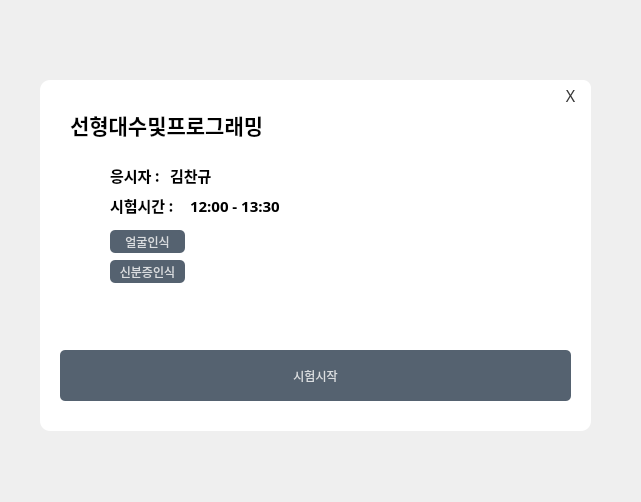
<?xml version="1.0" encoding="UTF-8"?>
<ui version="4.0">
 <class>Form</class>
 <widget class="QWidget" name="Form">
  <property name="geometry">
   <rect>
    <x>0</x>
    <y>0</y>
    <width>641</width>
    <height>502</height>
   </rect>
  </property>
  <property name="windowTitle">
   <string>Form</string>
  </property>
  <property name="styleSheet">
   <string notr="true">QPushButton{
	background-color:rgba(85,98,112,255);
	color:rgba(255,255,255,200);
	border-radius:5px;
}
QPushButton:pressed{
	padding-left:5px;
	padding-top:5px;
	background-color:rgba(225,200,5,1);
	background-position:calc(100% - 10px)center;
}
QPushButton:hover{
	background-color:rgba(255,200,0,1);
}
QPushButton#pushButton_2{
	background-color:rgba(255,255,255,255);
	color:rgba(0,0,0,200);
	border-radius:8px;
}
QPushButton#pushButton_2:pressed{
	padding-left:4px;
	padding-top:4px;
	background-position:calc(100% - 10px)center;
}
QPushButton#pushButton_2:hover{
	color:rgba(10,10,10,200);
	padding-left:3px;
	padding-top:3px;
	background-position:calc(100% - 10px)center;
}</string>
  </property>
  <widget class="QLabel" name="label">
   <property name="geometry">
    <rect>
     <x>40</x>
     <y>80</y>
     <width>551</width>
     <height>351</height>
    </rect>
   </property>
   <property name="styleSheet">
    <string notr="true">background-color:rgba(255,255,255,255);
border-radius:10px;</string>
   </property>
   <property name="text">
    <string/>
   </property>
  </widget>
  <widget class="QLabel" name="label_3">
   <property name="geometry">
    <rect>
     <x>70</x>
     <y>100</y>
     <width>321</width>
     <height>50</height>
    </rect>
   </property>
   <property name="font">
    <font>
     <family>맑은 고딕</family>
     <pointsize>16</pointsize>
     <weight>75</weight>
     <bold>true</bold>
    </font>
   </property>
   <property name="text">
    <string>선형대수및프로그래밍</string>
   </property>
  </widget>
  <widget class="QPushButton" name="pushButton">
   <property name="geometry">
    <rect>
     <x>60</x>
     <y>350</y>
     <width>511</width>
     <height>51</height>
    </rect>
   </property>
   <property name="styleSheet">
    <string notr="true"/>
   </property>
   <property name="text">
    <string>시험시작</string>
   </property>
  </widget>
  <widget class="QLabel" name="label_4">
   <property name="geometry">
    <rect>
     <x>110</x>
     <y>160</y>
     <width>61</width>
     <height>31</height>
    </rect>
   </property>
   <property name="font">
    <font>
     <family>맑은 고딕</family>
     <pointsize>11</pointsize>
     <weight>75</weight>
     <bold>true</bold>
    </font>
   </property>
   <property name="text">
    <string>응시자 : </string>
   </property>
  </widget>
  <widget class="QLabel" name="label_5">
   <property name="geometry">
    <rect>
     <x>110</x>
     <y>190</y>
     <width>71</width>
     <height>31</height>
    </rect>
   </property>
   <property name="font">
    <font>
     <family>맑은 고딕</family>
     <pointsize>11</pointsize>
     <weight>75</weight>
     <bold>true</bold>
    </font>
   </property>
   <property name="text">
    <string>시험시간 :</string>
   </property>
  </widget>
  <widget class="QLabel" name="label_6">
   <property name="geometry">
    <rect>
     <x>80</x>
     <y>190</y>
     <width>21</width>
     <height>31</height>
    </rect>
   </property>
   <property name="text">
    <string>&lt;html&gt;&lt;head/&gt;&lt;body&gt;&lt;p&gt;&lt;img src=&quot;:/student/clock.png&quot;/&gt;&lt;/p&gt;&lt;/body&gt;&lt;/html&gt;</string>
   </property>
  </widget>
  <widget class="QLabel" name="label_7">
   <property name="geometry">
    <rect>
     <x>80</x>
     <y>160</y>
     <width>21</width>
     <height>31</height>
    </rect>
   </property>
   <property name="text">
    <string>&lt;html&gt;&lt;head/&gt;&lt;body&gt;&lt;p&gt;&lt;img src=&quot;:/student/driving-license.png&quot;/&gt;&lt;/p&gt;&lt;/body&gt;&lt;/html&gt;</string>
   </property>
  </widget>
  <widget class="QPushButton" name="pushButton_2">
   <property name="geometry">
    <rect>
     <x>550</x>
     <y>80</y>
     <width>41</width>
     <height>31</height>
    </rect>
   </property>
   <property name="font">
    <font>
     <family>Agency FB</family>
     <pointsize>12</pointsize>
    </font>
   </property>
   <property name="text">
    <string>X</string>
   </property>
  </widget>
  <widget class="QLabel" name="label_8">
   <property name="geometry">
    <rect>
     <x>190</x>
     <y>190</y>
     <width>111</width>
     <height>31</height>
    </rect>
   </property>
   <property name="font">
    <font>
     <family>맑은 고딕</family>
     <pointsize>11</pointsize>
     <weight>75</weight>
     <bold>true</bold>
    </font>
   </property>
   <property name="text">
    <string>12:00 - 13:30</string>
   </property>
  </widget>
  <widget class="QLabel" name="label_9">
   <property name="geometry">
    <rect>
     <x>170</x>
     <y>160</y>
     <width>51</width>
     <height>31</height>
    </rect>
   </property>
   <property name="font">
    <font>
     <family>맑은 고딕</family>
     <pointsize>11</pointsize>
     <weight>75</weight>
     <bold>true</bold>
    </font>
   </property>
   <property name="text">
    <string>김찬규</string>
   </property>
  </widget>
  <widget class="QPushButton" name="pushButton_3">
   <property name="geometry">
    <rect>
     <x>110</x>
     <y>230</y>
     <width>75</width>
     <height>23</height>
    </rect>
   </property>
   <property name="text">
    <string>얼굴인식</string>
   </property>
  </widget>
  <widget class="QPushButton" name="pushButton_4">
   <property name="geometry">
    <rect>
     <x>110</x>
     <y>260</y>
     <width>75</width>
     <height>23</height>
    </rect>
   </property>
   <property name="text">
    <string>신분증인식</string>
   </property>
  </widget>
  <widget class="QLabel" name="label_2">
   <property name="geometry">
    <rect>
     <x>80</x>
     <y>230</y>
     <width>16</width>
     <height>21</height>
    </rect>
   </property>
   <property name="text">
    <string>&lt;html&gt;&lt;head/&gt;&lt;body&gt;&lt;p&gt;&lt;img src=&quot;:/all/check.png&quot;/&gt;&lt;/p&gt;&lt;/body&gt;&lt;/html&gt;</string>
   </property>
  </widget>
  <widget class="QLabel" name="label_10">
   <property name="geometry">
    <rect>
     <x>80</x>
     <y>260</y>
     <width>16</width>
     <height>21</height>
    </rect>
   </property>
   <property name="text">
    <string>&lt;html&gt;&lt;head/&gt;&lt;body&gt;&lt;p&gt;&lt;img src=&quot;:/all/check.png&quot;/&gt;&lt;/p&gt;&lt;/body&gt;&lt;/html&gt;</string>
   </property>
  </widget>
 </widget>
 <resources>
  <include location="res.qrc"/>
 </resources>
 <connections/>
</ui>
